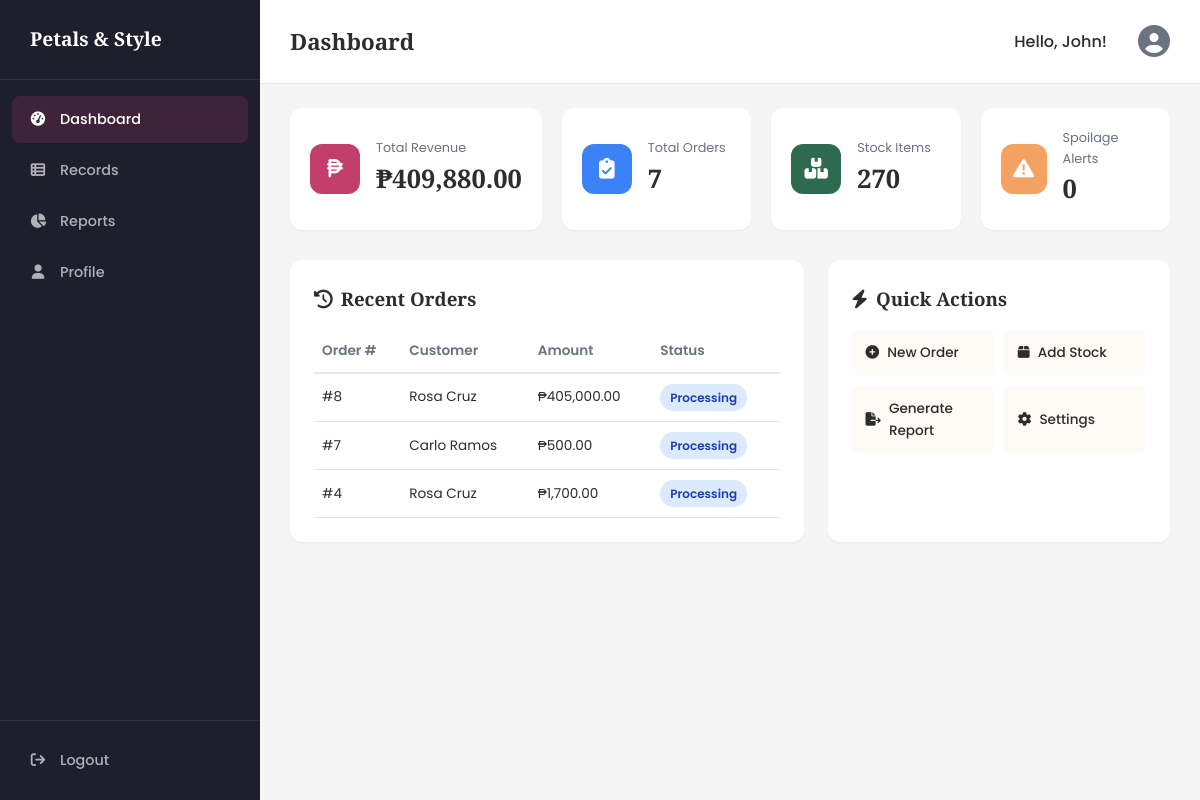
The page /dashboard.php (signed in) on the database its author committed.
### tables this page shows
CREATE TABLE `tbl_orders` (
  `order_id` int(11) NOT NULL AUTO_INCREMENT,
  `flower_id` int(11) DEFAULT NULL,
  `customer_id` int(11) DEFAULT NULL,
  `qty_ordered` int(11) NOT NULL,
  `total_amount` decimal(10,2) NOT NULL,
  `order_date` datetime DEFAULT current_timestamp(),
  `status` varchar(20) DEFAULT 'Pending',
  PRIMARY KEY (`order_id`),
  KEY `flower_id` (`flower_id`),
  KEY `customer_id` (`customer_id`),
  CONSTRAINT `tbl_orders_ibfk_1` FOREIGN KEY (`flower_id`) REFERENCES `tbl_flowers` (`flower_id`) ON DELETE CASCADE,
  CONSTRAINT `tbl_orders_ibfk_2` FOREIGN KEY (`customer_id`) REFERENCES `tbl_customers` (`customer_id`) ON DELETE CASCADE
);

CREATE TABLE `tbl_customers` (
  `customer_id` int(11) NOT NULL AUTO_INCREMENT,
  `full_name` varchar(100) NOT NULL,
  `contact_number` varchar(15) NOT NULL,
  `address` varchar(255) DEFAULT NULL,
  `created_at` datetime DEFAULT current_timestamp(),
  PRIMARY KEY (`customer_id`)
);

### dashboard.php (the view, shortened to what this page needs)
<?php
require_once 'db.php';
$revenueQuery = "SELECT SUM(total_amount) as total_revenue FROM tbl_orders";
$revenueResult = $conn->query($revenueQuery);
$revenueRow = $revenueResult->fetch_assoc();
$totalRevenue = $revenueRow['total_revenue'] ? $revenueRow['total_revenue'] : 0;
$ordersQuery = "SELECT COUNT(order_id) as total_orders FROM tbl_orders";
$ordersResult = $conn->query($ordersQuery);
$ordersRow = $ordersResult->fetch_assoc();
$totalOrders = $ordersRow['total_orders'] ? $ordersRow['total_orders'] : 0;
$stockQuery = "SELECT SUM(stock_qty) as total_stock FROM tbl_flowers";
$stockResult = $conn->query($stockQuery);
$stockRow = $stockResult->fetch_assoc();
$totalStock = $stockRow['total_stock'] ? $stockRow['total_stock'] : 0;
$recentOrdersQuery = "SELECT o.order_id, c.full_name, o.total_amount
                      FROM tbl_orders o
                      JOIN tbl_customers c ON o.customer_id = c.customer_id
                      ORDER BY o.order_date DESC LIMIT 3";
$recentOrdersResult = $conn->query($recentOrdersQuery);
?>
<!DOCTYPE html>
<html lang="en">
<head>
    <link rel="stylesheet" href="css/style.css">
    <link rel="stylesheet" href="https://cdnjs.cloudflare.com/ajax/libs/font-awesome/6.4.0/css/all.min.css">
</head>
<body class="system-page">
    <div class="system-layout">
        <aside class="sidebar" id="sidebar">
            <div class="sidebar__brand">
                <span>Petals & Style</span>
            </div>
            <nav class="sidebar__nav">
                <a href="dashboard.php" class="sidebar__link active"><i class="fa-solid fa-gauge-high"></i> Dashboard</a>
                <a href="records.php" class="sidebar__link"><i class="fa-solid fa-table-list"></i> Records</a>
                <a href="reports.php" class="sidebar__link"><i class="fa-solid fa-chart-pie"></i> Reports</a>
                <a href="profile.php" class="sidebar__link"><i class="fa-solid fa-user"></i> Profile</a>
            </nav>
            <div class="sidebar__footer">
                <a href="logout.php" class="sidebar__link"><i class="fa-solid fa-arrow-right-from-bracket"></i> Logout</a>
            </div>
        </aside>
        <main class="system-main">
            <header class="system-header">
                <h2>Dashboard</h2>
                <div class="system-header__actions">
                    <span style="font-weight: 500; color: #2d2d2d; margin-right: 15px;">
                        Hello, <?php echo htmlspecialchars($_SESSION['first_name']); ?>!
                    </span>
                    <div class="user-avatar"><i class="fa-solid fa-user-circle"></i></div>
                </div>
            </header>
            <div class="system-content">
                <div class="summary-cards">
                    <div class="summary-card summary-card--sales">
                        <div class="summary-card__icon"><i class="fa-solid fa-peso-sign"></i></div>
                        <div class="summary-card__info">
                            <span class="summary-card__label">Total Revenue</span>
                            <span class="summary-card__value">₱<?php echo number_format($totalRevenue, 2); ?></span>
                        </div>
                    </div>
                    <div class="summary-card summary-card--orders">
                        <div class="summary-card__icon"><i class="fa-solid fa-clipboard-check"></i></div>
                        <div class="summary-card__info">
                            <span class="summary-card__label">Total Orders</span>
                            <span class="summary-card__value"><?php echo $totalOrders; ?></span>
                        </div>
                    </div>
                    <div class="summary-card summary-card--inventory">
                        <div class="summary-card__icon"><i class="fa-solid fa-boxes-stacked"></i></div>
                        <div class="summary-card__info">
                            <span class="summary-card__label">Stock Items</span>
                            <span class="summary-card__value"><?php echo $totalStock; ?></span>
                        </div>
                    </div>
                    <div class="summary-card summary-card--spoilage">
                        <div class="summary-card__icon"><i class="fa-solid fa-triangle-exclamation"></i></div>
                        <div class="summary-card__info">
                            <span class="summary-card__label">Spoilage Alerts</span>
                            <span class="summary-card__value">0</span>
                        </div>
                    </div>
                </div>
                <div class="dashboard-grid">
                    <div class="dashboard-card">
                        <h3><i class="fa-solid fa-clock-rotate-left"></i> Recent Orders</h3>
                        <table class="mini-table">
                            <thead>
                                <tr><th>Order #</th><th>Customer</th><th>Amount</th><th>Status</th></tr>
                            </thead>
                            <tbody>
                                <?php
                                if ($recentOrdersResult && $recentOrdersResult->num_rows > 0) {
                                    while($row = $recentOrdersResult->fetch_assoc()) {
                                        echo "<tr>";
                                        echo "<td>#" . htmlspecialchars($row['order_id']) . "</td>";
                                        echo "<td>" . htmlspecialchars($row['full_name']) . "</td>";
                                        echo "<td>₱" . number_format($row['total_amount'], 2) . "</td>";
                                        echo "<td><span class='status status--processing'>Processing</span></td>";
                                        echo "</tr>";
                                    }
                                } else {
                                    echo "<tr><td colspan='4'>No recent orders.</td></tr>";
                                }
                                ?>
                            </tbody>
                        </table>
                    </div>
                    <div class="dashboard-card">
                        <h3><i class="fa-solid fa-bolt"></i> Quick Actions</h3>
                        <div class="quick-actions">
                            <a href="records.php" class="quick-action"><i class="fa-solid fa-plus-circle"></i> New Order</a>
                            <a href="records.php" class="quick-action"><i class="fa-solid fa-box"></i> Add Stock</a>
                            <a href="reports.php" class="quick-action"><i class="fa-solid fa-file-export"></i> Generate Report</a>
                            <a href="profile.php" class="quick-action"><i class="fa-solid fa-gear"></i> Settings</a>
                        </div>
                    </div>
                </div>
            </div>
        </main>
    </div>
</body>
</html>

### css/style.css (style rules this page uses)
:root { --primary: #c43e6b; --primary-dark: #a83257; --secondary: #2d6a4f; --accent: #f4a261; --bg-cream: #fefaf6; --bg-white: #ffffff; --text-dark: #2d2d2d; --text-muted: #6b7280; --text-light: #f8f9fa; --border: #e5e7eb; --shadow-sm: 0 1px 2px rgba(0,0,0,0.05); --shadow: 0 4px 20px rgba(0,0,0,0.08); --shadow-lg: 0 10px 40px rgba(0,0,0,0.12); --radius: 12px; --radius-sm: 8px; --transition: 0.2s ease; --font-serif: 'Playfair Display', Georgia, serif; --font-sans: 'Poppins', sans-serif; --sidebar-width: 260px; }
*, *::before, *::after { box-sizing: border-box; margin: 0; padding: 0; }
html { scroll-behavior: smooth; }
body { font-family: var(--font-sans); color: var(--text-dark); background-color: var(--bg-cream); line-height: 1.6; -webkit-font-smoothing: antialiased; }
a { text-decoration: none; color: inherit; }
.system-page { background: #f5f5f5; min-height: 100vh; }
.system-layout { display: flex; min-height: 100vh; }
.sidebar { width: var(--sidebar-width); background: #1e1e2d; color: #fff; display: flex; flex-direction: column; position: fixed; top: 0; left: 0; bottom: 0; z-index: 100; transition: transform 0.3s ease; }
.sidebar__brand { display: flex; align-items: center; gap: 10px; padding: 24px 20px; font-family: var(--font-serif); font-size: 1.2rem; font-weight: 700; border-bottom: 1px solid rgba(255,255,255,0.08); }
.sidebar__nav { flex: 1; padding: 16px 12px; display: flex; flex-direction: column; gap: 4px; }
.sidebar__link { display: flex; align-items: center; gap: 12px; padding: 12px 16px; border-radius: 8px; color: rgba(255,255,255,0.65); font-weight: 500; font-size: 0.9rem; transition: all var(--transition); }
.sidebar__link:hover, .sidebar__link.active { background: rgba(196,62,107,0.2); color: #fff; }
.sidebar__link i { width: 20px; text-align: center; }
.sidebar__footer { padding: 16px 12px; border-top: 1px solid rgba(255,255,255,0.08); }
.system-main { flex: 1; margin-left: var(--sidebar-width); padding: 0; }
.system-header { background: #fff; padding: 16px 30px; display: flex; align-items: center; gap: 20px; border-bottom: 1px solid var(--border); position: sticky; top: 0; z-index: 50; }
.system-header h2 { flex: 1; font-family: var(--font-serif); font-size: 1.4rem; }
.system-header__actions { display: flex; align-items: center; gap: 16px; }
.user-avatar { font-size: 2rem; color: var(--text-muted); cursor: pointer; }
.system-content { padding: 24px 30px; }
.summary-cards { display: grid; grid-template-columns: repeat(4, 1fr); gap: 20px; margin-bottom: 30px; }
.summary-card { background: #fff; padding: 20px; border-radius: var(--radius); display: flex; align-items: center; gap: 16px; box-shadow: var(--shadow-sm); }
.summary-card__icon { width: 50px; height: 50px; border-radius: 12px; display: flex; align-items: center; justify-content: center; font-size: 1.3rem; color: #fff; }
.summary-card--sales .summary-card__icon { background: var(--primary); }
.summary-card--orders .summary-card__icon { background: #3b82f6; }
.summary-card--inventory .summary-card__icon { background: var(--secondary); }
.summary-card--spoilage .summary-card__icon { background: var(--accent); }
.summary-card__info { display: flex; flex-direction: column; }
.summary-card__label { font-size: 0.8rem; color: var(--text-muted); }
.summary-card__value { font-family: var(--font-serif); font-size: 1.6rem; font-weight: 700; }
.dashboard-grid { display: grid; grid-template-columns: 1.5fr 1fr; gap: 24px; }
.dashboard-card { background: #fff; border-radius: var(--radius); padding: 24px; box-shadow: var(--shadow-sm); }
.dashboard-card h3 { font-family: var(--font-serif); margin-bottom: 16px; display: flex; align-items: center; gap: 8px; }
.mini-table { width: 100%; border-collapse: collapse; font-size: 0.85rem; }
.mini-table th { text-align: left; padding: 10px 8px; border-bottom: 2px solid var(--border); color: var(--text-muted); font-weight: 600; }
.mini-table td { padding: 10px 8px; border-bottom: 1px solid var(--border); }
.status { font-size: 0.75rem; font-weight: 600; padding: 4px 10px; border-radius: 50px; display: inline-block; }
.status--processing { background: #dbeafe; color: #1e40af; }
.quick-actions { display: grid; grid-template-columns: 1fr 1fr; gap: 10px; }
.quick-action { display: flex; align-items: center; gap: 8px; padding: 12px 14px; background: var(--bg-cream); border-radius: var(--radius-sm); font-size: 0.85rem; font-weight: 500; transition: var(--transition); color: var(--text-dark); }

### rows shown on the page
tbl_orders: order_id "8", customer.full_name "Rosa Cruz", total_amount "405,000.00"
tbl_orders: order_id "7", customer.full_name "Carlo Ramos", total_amount "500.00"
tbl_orders: order_id "4", customer.full_name "Rosa Cruz", total_amount "1,700.00"

### other values the page prints
$_SESSION['first_name'] "John"
$totalRevenue "409,880.00"
$totalOrders "7"
$totalStock "270"
